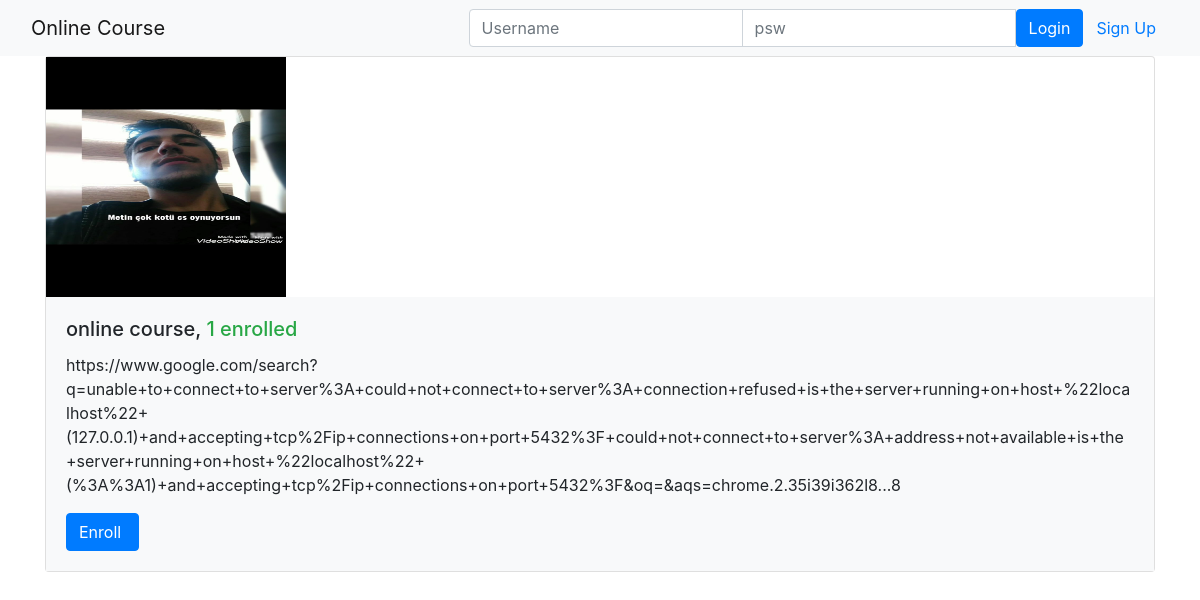
The page /onlinecourse/ on the database its author committed.
### onlinecourse/models.py (models this page shows, shortened)
class Course(models.Model):
    name = models.CharField(null=False, max_length=30, default='online course')
    image = models.ImageField(upload_to='course_images/')
    description = models.CharField(max_length=1000)
    pub_date = models.DateField(null=True)
    instructors = models.ManyToManyField(Instructor)
    users = models.ManyToManyField(settings.AUTH_USER_MODEL, through='Enrollment')
    total_enrollment = models.IntegerField(default=0)
    is_enrolled = False

### onlinecourse/views.py (the view)
class CourseListView(generic.ListView):
    template_name = 'onlinecourse/course_list_bootstrap.html'
    context_object_name = 'course_list'
    def get_queryset(self):
        user = self.request.user
        courses = Course.objects.order_by('-total_enrollment')[:10]
        for course in courses:
            if user.is_authenticated:
                course.is_enrolled = check_if_enrolled(user, course)
        return courses

### onlinecourse/templates/onlinecourse/course_list_bootstrap.html (shortened to what this page needs)
<!DOCTYPE html>
<html lang="en">
<head>
    {% load static %}
    <link rel="stylesheet" href="https://maxcdn.bootstrapcdn.com/bootstrap/4.5.2/css/bootstrap.min.css">
</head>
<body>
    <nav class="navbar navbar-light bg-light">
        <div class="container-fluid">
            <div class="navbar-header">
                  <a class="navbar-brand" href="#">Online Course</a>
            </div>
            <ul class="nav navbar-nav navbar-right">
                {% if user.is_authenticated %}
                <li>
                    <a class="btn btn-link" href="#">{{ user.first_name }}({{ user.username }})</a>
                    <a class="btn btn-link" href="{% url 'onlinecourse:logout' %}">Logout</a>
                </li>
                {% else %}
                <li>
                    <form class="form-inline" action="{% url 'onlinecourse:login' %}" method="post">
                        <div class="input-group">
                            <input type="text" class="form-control" placeholder="Username" name="username" >
                            <input type="password" class="form-control" placeholder="psw" name="psw" >
                            <button class="btn btn-primary" type="submit">Login</button>
                            <a class="btn btn-link" href="{% url 'onlinecourse:registration' %}">Sign Up</a>
                        </div>
                    </form>
                </li>
                {% endif %}
            </ul>
        </div>
    </nav>
    {% if course_list %}
        <div class="container">
            <div class="card-deck">
                {% for course in course_list %}
                         <div class="card" style="width: 36rem;">
                          <img class="card-img-left" src="{{MEDIA_URL}}/{{ course.image }}" width="240px" height="240px"
                               alt="Course image">
                          <div class="card-body bg-light">
                              <h5 class="card-title">{{ course.name }}, <span class="text-success">
                                  {{ course.total_enrollment}} enrolled</span></h5>
                            <p class="card-text">{{ course.description}}</p>
                            <form action="{% url 'onlinecourse:enroll' course.id %}" method="post">
                                  <input class="btn btn-primary"  type="submit"
                                         value="{% if course.is_enrolled %}Enter{% else %}Enroll{% endif %} ">
                            </form>
                          </div>
                        </div>
                {% endfor %}
            </div>
        </div>
    {% else %}
        <p>No courses are available.</p>
    {% endif %}
</body>
</html>

### rows shown on the page
Course: image (picture), name "online course", total_enrollment "1", description "https://www.google.com/search?q=unable+to+connect+to+server%3A+could+not+connect+to+server%3A+connection+refused+is+the+server+running+on+host+%22localhost%22+(127.0.0.1)+and+accepting+tcp%2Fip+connections+on+port+5432%3F+could+not+connect+to+server%3A+address+not+available+is+the+server+running+on+host+%22localhost%22+(%3A%3A1)+and+accepting+tcp%2Fip+connections+on+port+5432%3F&oq=&aqs=chrome.2.35i39i362l8...8", is_enrolled "Enroll"
